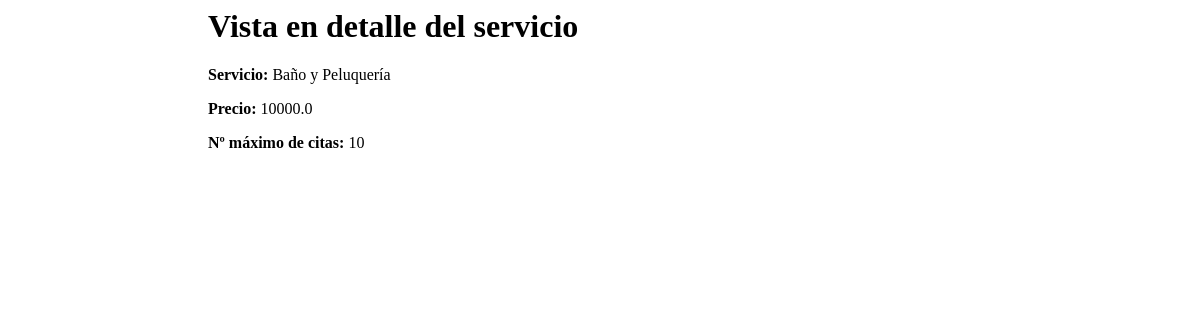
/dog_shop/detalleServicios/1/, run on an earlier commit of the app's database.
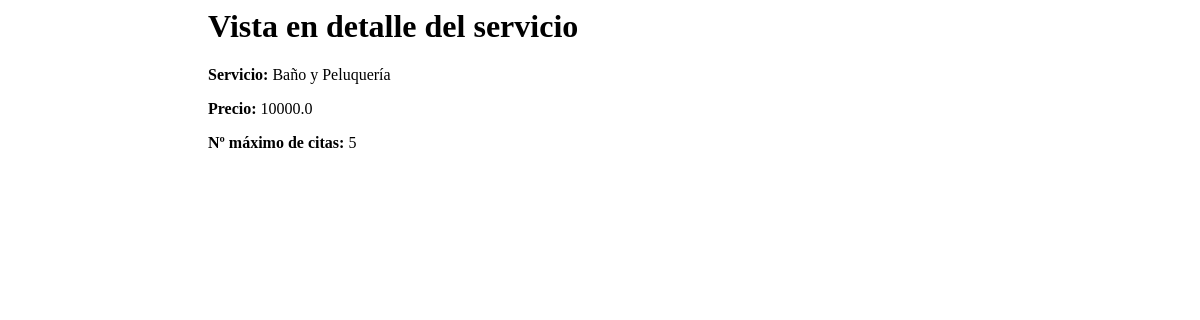
And on a later commit of the database.
### dog_shop/models.py (models this page shows, shortened)
class Servicio(models.Model):
    nombre = models.CharField(max_length=50)
    precio = models.FloatField()
    num_max_citas = models.IntegerField()
    descripcion = models.CharField(max_length=1000)
    imagen = models.ImageField(upload_to= 'servicios', null =True, blank=True)

### dog_shop/views.py (the view)
# urls.py: path('detalleServicios/<int:id>/', detalleServicios, name= "DetalleServicios"),
def detalleServicios(request, id):
    servicio = Servicio.objects.get(id = id)
    return render(request, 'detalleServicio.html', {'servicio':servicio})

### dog_shop/Templates/detalleServicio.html
{% load static %}
{% block contenido_que_cambia %}
<div style="margin-left: 200px;">
    <h1>Vista en detalle del servicio</h1>
    <p>
        <strong>Servicio:</strong> {{servicio.nombre}}
    </p>
    <p>
        <strong>Precio:</strong> {{servicio.precio}}
    </p>
    <p>
        <strong>Nº máximo de citas:</strong> {{servicio.num_max_citas}}
    </p>
</div>
{% endblock contenido_que_cambia %}

What changed in the data, as far as the page shows it:
changed Servicio "Baño y Peluquería": num_max_citas "10" → "5"
